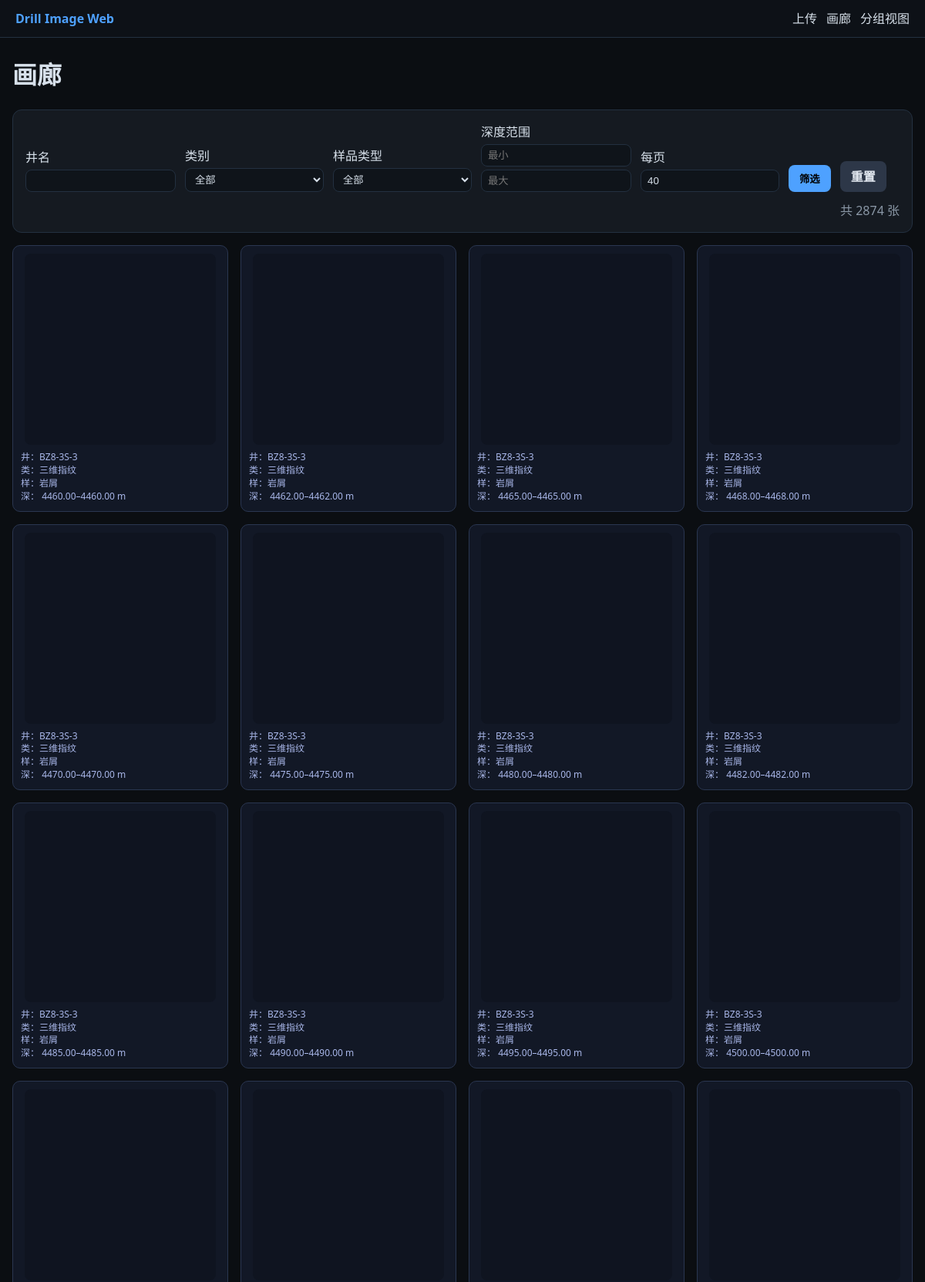
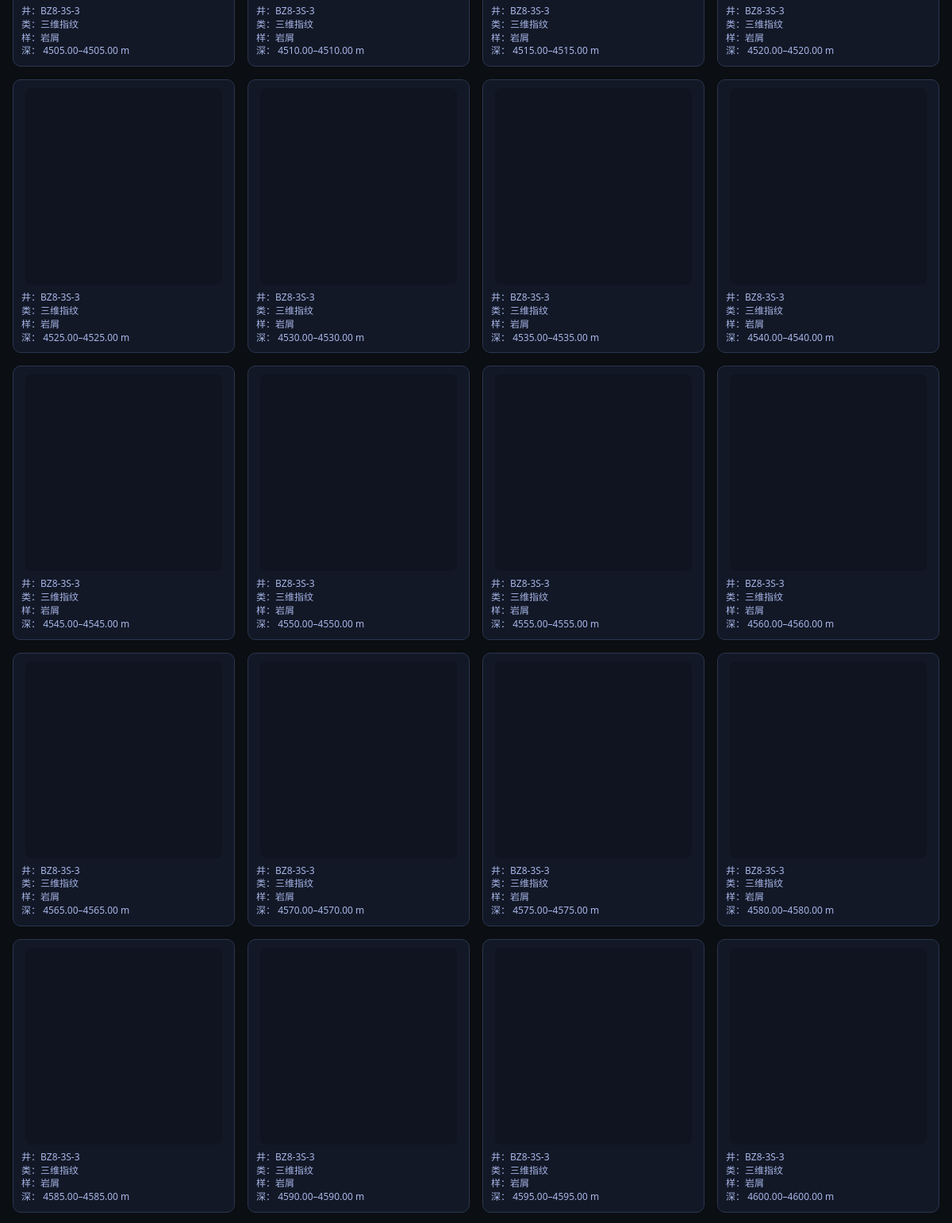
The page /gallery?well=&category=&sample_type=&depth_min=&depth_max=&per_page=40&page=4 (upper part) on the database its author committed (2 pictures, top to bottom).
### app/models.py (models this page shows)
class Image(SQLModel, table=True):
    id: Optional[int] = Field(default=None, primary_key=True)
    file_path: str
    rel_path: str
    thumb_path: Optional[str] = None
    file_hash: Optional[str] = None
    well_name: Optional[str] = None
    sample_type: Optional[str] = None
    category: Optional[str] = None
    start_depth: Optional[float] = None
    end_depth: Optional[float] = None
    ndepth_center: Optional[float] = None
    anomalies: Optional[str] = None
    explain: Optional[str] = None
    raw_name: Optional[str] = None
    source_batch: Optional[str] = None
    ingested_at: Optional[str] = None

### app/main.py (the view)
@app.get("/gallery", response_class=HTMLResponse)
async def gallery(
    request: Request,
    well: Optional[str] = None,
    category: Optional[str] = None,
    sample_type: Optional[str] = None,
    depth_min: Optional[str] = Query(None),
    depth_max: Optional[str] = Query(None),
    page: int = 1,
    per_page: int = 40,
    sess: Session = Depends(get_sess),
):
    def to_float(x):
        try:
            return float(x) if x not in (None, "", "null", "None") else None
        except Exception:
            return None
    dm = to_float(depth_min)
    dx = to_float(depth_max)
    q = select(Image)
    if well:
        q = q.where(Image.well_name.contains(well))
    if category:
        q = q.where(Image.category == category)
    demo_words = ["样例", "示例", "模板", "标准图", "谱库", "效验", "校验", "标样", "参比"]
    q = q.where(not_(or_(*[Image.rel_path.contains(w) for w in demo_words])))
    def canon_st(s: Optional[str]) -> Optional[str]:
        mapping = {"岩屽": "岩屑", "岩芯": "岩心", "钻井液": "泥浆", "岩屑岩心": "岩屑"}
        s = (s or "").strip()
        return mapping.get(s, s) or None
    st = canon_st(sample_type)
    if st:
        if st == "岩屑":
            pos = or_(
                Image.sample_type == "岩屑",
                Image.rel_path.contains("岩屑"),
                Image.rel_path.contains("岩心"),
                Image.rel_path.contains("岩芯"),
            )
            neg = or_(Image.rel_path.contains("泥浆"), Image.rel_path.contains("钻井液"))
            q = q.where(and_(pos, not_(neg)))
        elif st == "泥浆":
            pos = or_(
                Image.sample_type == "泥浆",
                Image.rel_path.contains("泥浆"),
                Image.rel_path.contains("钻井液"),
            )
            neg = or_(
                Image.rel_path.contains("岩屑"),
                Image.rel_path.contains("岩心"),
                Image.rel_path.contains("岩芯"),
            )
            q = q.where(and_(pos, not_(neg)))
        elif st == "岩心":
            pos = or_(
                Image.sample_type == "岩心",
                Image.rel_path.contains("岩心"),
                Image.rel_path.contains("岩芯"),
            )
            neg = or_(Image.rel_path.contains("泥浆"), Image.rel_path.contains("钻井液"))
            q = q.where(and_(pos, not_(neg)))
        else:
            q = q.where(or_(Image.sample_type == st, Image.rel_path.contains(st)))
    if category == "轻烃谱图":
        q = q.where(
            not_(
                or_(
                    Image.rel_path.contains("热解"),
                    Image.rel_path.contains("热解分析"),
                    Image.rel_path.contains("热解谱图"),
                )
            )
        )
    if dm is not None:
        q = q.where(Image.end_depth >= dm)
    if dx is not None:
        q = q.where(Image.start_depth <= dx)
    q = q.order_by(Image.well_name, Image.category, Image.start_depth, Image.end_depth, Image.id)
    items_all = sess.exec(q).all()
    total = len(items_all)
    start = max(0, (page - 1) * per_page)
    end = start + per_page
    items = items_all[start:end]
    wells  = [w for w in sess.exec(select(Image.well_name).distinct()).all() if w]
    cats   = [c for c in sess.exec(select(Image.category).distinct()).all() if c]
    stypes = [s for s in sess.exec(select(Image.sample_type).distinct()).all() if s]
    cfg = load_app_config()
    return templates.TemplateResponse(
        "gallery.html",
        {
            "request": request,
            "items": items,
            "wells": wells,
            "cats": cats,
            "stypes": stypes,
            "filters": {
                "well": well or "",
                "category": category or "",
                "sample_type": sample_type or "",
                "depth_min": depth_min or "",
                "depth_max": depth_max or "",
                "page": page,
                "per_page": per_page,
                "total_count": total,
            },
            "cfg": cfg,
        },
    )

### templates/gallery.html (shortened to what this page needs)
{% extends "base.html" %}
{% block content %}
<h1>画廊</h1>
<form method="get" class="filters card">
  <div>
    <label>井名</label>
    <input type="text" name="well" value="{{ filters.well }}">
  </div>
  <div>
    <label>类别</label>
    <select name="category">
      <option value="">全部</option>
    </select>
  </div>
  <div>
    <label>样品类型</label>
    <select name="sample_type">
      <option value="">全部</option>
    </select>
  </div>
  <div>
    <label>深度范围</label>
    <input type="number" step="0.01" name="depth_min" placeholder="最小" value="{{ filters.depth_min }}">
    <input type="number" step="0.01" name="depth_max" placeholder="最大" value="{{ filters.depth_max }}">
  </div>
  <div>
    <label>每页</label>
    <input type="number" name="per_page" min="10" max="200" value="{{ filters.per_page }}">
  </div>
  <button type="submit">筛选</button>
  <a class="btn-secondary" href="/gallery">重置</a>
  <span class="count">共 {{ filters.total_count }} 张</span>
</form>
<div class="grid">
  {% for it in items %}
  <div class="grid-card">
    <a href="/files/{{ it.rel_path }}" target="_blank" title="{{ it.raw_name }}">
      <div class="grid-img-wrap">
      </div>
    </a>
    <div class="grid-meta">
      井：{{ it.well_name or "—" }}<br>
      类：{{ it.category or "—" }}<br>
      样：{{ it.sample_type or "—" }}<br>
      深：
      {% if it.start_depth is not none and it.end_depth is not none %}
        {{ '%.2f'|format(it.start_depth) }}–{{ '%.2f'|format(it.end_depth) }} m
      {% else %}—{% endif %}
    </div>
  </div>
  {% endfor %}
</div>
{% set qwell = (filters.well or '')|urlencode %}
{% set qcat  = (filters.category or '')|urlencode %}
{% set qstype= (filters.sample_type or '')|urlencode %}
{% set qdmin = (filters.depth_min or '')|string|urlencode %}
{% set qdmax = (filters.depth_max or '')|string|urlencode %}
{% set qpp   = filters.per_page %}
{% set qpage = filters.page %}
{% endblock %}

### static/styles.css (style rules this page uses)
:root { --bg:#0b0e12; --card:#151a21; --text:#d7e0ea; --muted:#8a97a6; --accent:#4ea1ff; --border:#233040; }
* { box-sizing:border-box }
body { margin:0;background:var(--bg);color:var(--text);font-family:system-ui,-apple-system,Segoe UI,Roboto,Helvetica,Arial;line-height:1.5 }
.card { background:var(--card);border:1px solid var(--border);border-radius:12px;padding:16px;margin-bottom:12px }
button,.btn-secondary { background:var(--accent);color:#000;border:none;padding:8px 14px;border-radius:8px;cursor:pointer;font-weight:600 }
.btn-secondary { background:#2d3748;color:#e2e8f0;text-decoration:none }
.filters { display:flex;flex-wrap:wrap;gap:12px;align-items:flex-end }
.filters>div { display:flex;flex-direction:column;min-width:180px }
.filters input,.filters select { padding:6px 8px;border-radius:8px;border:1px solid var(--border);background:#0f141a;color:var(--text) }
.filters .count { margin-left:auto;color:var(--muted) }
.grid { display:grid;grid-template-columns:repeat(auto-fill,minmax(220px,1fr));gap:12px }
.grid { display:grid; gap:8px; }

### templates/gallery.html (style rules this page uses)
.grid { display:grid; grid-template-columns: repeat(auto-fill, minmax(270px, 1fr)); gap:16px; align-items:start; }
.grid-card { border:1px solid #2a3650; border-radius:10px; padding:10px; background:#121826; }
.grid-img-wrap { width:248px; height:248px; display:flex; align-items:center; justify-content:center; background:#0f1420; border-radius:8px; overflow:hidden; margin:0 auto; }
.grid-meta { margin-top:8px; font-size:12px; color:#a8b6e8; line-height:1.4; }
.filters.card { display:flex; flex-wrap:wrap; gap:12px; align-items:end; margin-bottom:16px; }
.filters.card > div { display:flex; flex-direction:column; gap:4px; }

### rows shown on the page
Image: well_name "BZ8-3S-3", category "三维指纹", sample_type "岩屑", start_depth "4460.00", end_depth "4460.00"
Image: well_name "BZ8-3S-3", category "三维指纹", sample_type "岩屑", start_depth "4462.00", end_depth "4462.00"
Image: well_name "BZ8-3S-3", category "三维指纹", sample_type "岩屑", start_depth "4465.00", end_depth "4465.00"
Image: well_name "BZ8-3S-3", category "三维指纹", sample_type "岩屑", start_depth "4468.00", end_depth "4468.00"
Image: well_name "BZ8-3S-3", category "三维指纹", sample_type "岩屑", start_depth "4470.00", end_depth "4470.00"
Image: well_name "BZ8-3S-3", category "三维指纹", sample_type "岩屑", start_depth "4475.00", end_depth "4475.00"
Image: well_name "BZ8-3S-3", category "三维指纹", sample_type "岩屑", start_depth "4480.00", end_depth "4480.00"
Image: well_name "BZ8-3S-3", category "三维指纹", sample_type "岩屑", start_depth "4482.00", end_depth "4482.00"
Image: well_name "BZ8-3S-3", category "三维指纹", sample_type "岩屑", start_depth "4485.00", end_depth "4485.00"
Image: well_name "BZ8-3S-3", category "三维指纹", sample_type "岩屑", start_depth "4490.00", end_depth "4490.00"
Image: well_name "BZ8-3S-3", category "三维指纹", sample_type "岩屑", start_depth "4495.00", end_depth "4495.00"
Image: well_name "BZ8-3S-3", category "三维指纹", sample_type "岩屑", start_depth "4500.00", end_depth "4500.00"
Image: well_name "BZ8-3S-3", category "三维指纹", sample_type "岩屑", start_depth "4505.00", end_depth "4505.00"
Image: well_name "BZ8-3S-3", category "三维指纹", sample_type "岩屑", start_depth "4510.00", end_depth "4510.00"
Image: well_name "BZ8-3S-3", category "三维指纹", sample_type "岩屑", start_depth "4515.00", end_depth "4515.00"
Image: well_name "BZ8-3S-3", category "三维指纹", sample_type "岩屑", start_depth "4520.00", end_depth "4520.00"
Image: well_name "BZ8-3S-3", category "三维指纹", sample_type "岩屑", start_depth "4525.00", end_depth "4525.00"
Image: well_name "BZ8-3S-3", category "三维指纹", sample_type "岩屑", start_depth "4530.00", end_depth "4530.00"
Image: well_name "BZ8-3S-3", category "三维指纹", sample_type "岩屑", start_depth "4535.00", end_depth "4535.00"
Image: well_name "BZ8-3S-3", category "三维指纹", sample_type "岩屑", start_depth "4540.00", end_depth "4540.00"
Image: well_name "BZ8-3S-3", category "三维指纹", sample_type "岩屑", start_depth "4545.00", end_depth "4545.00"
Image: well_name "BZ8-3S-3", category "三维指纹", sample_type "岩屑", start_depth "4550.00", end_depth "4550.00"
Image: well_name "BZ8-3S-3", category "三维指纹", sample_type "岩屑", start_depth "4555.00", end_depth "4555.00"
Image: well_name "BZ8-3S-3", category "三维指纹", sample_type "岩屑", start_depth "4560.00", end_depth "4560.00"
Image: well_name "BZ8-3S-3", category "三维指纹", sample_type "岩屑", start_depth "4565.00", end_depth "4565.00"
Image: well_name "BZ8-3S-3", category "三维指纹", sample_type "岩屑", start_depth "4570.00", end_depth "4570.00"
Image: well_name "BZ8-3S-3", category "三维指纹", sample_type "岩屑", start_depth "4575.00", end_depth "4575.00"
Image: well_name "BZ8-3S-3", category "三维指纹", sample_type "岩屑", start_depth "4580.00", end_depth "4580.00"
Image: well_name "BZ8-3S-3", category "三维指纹", sample_type "岩屑", start_depth "4585.00", end_depth "4585.00"
Image: well_name "BZ8-3S-3", category "三维指纹", sample_type "岩屑", start_depth "4590.00", end_depth "4590.00"
Image: well_name "BZ8-3S-3", category "三维指纹", sample_type "岩屑", start_depth "4595.00", end_depth "4595.00"
Image: well_name "BZ8-3S-3", category "三维指纹", sample_type "岩屑", start_depth "4600.00", end_depth "4600.00"

### other values the page prints
{{ filters.total_count }} "2874"
